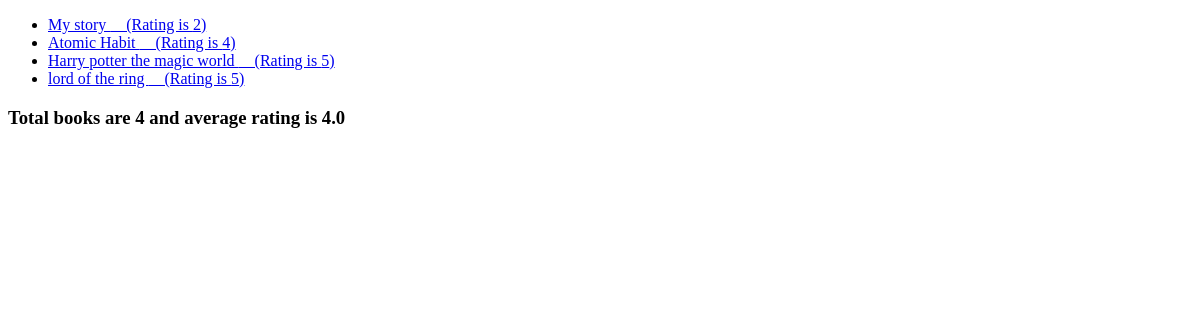
The app's page /, older data.
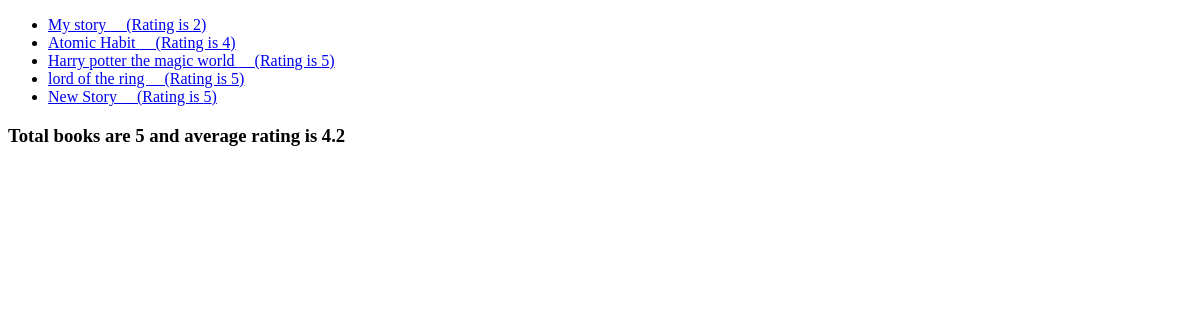
The same page, newer data.
### book_outlet/models.py (models this page shows, shortened)
class Book(models.Model):
    title= models.CharField(max_length=50)
    rating= models.IntegerField(validators=[MinValueValidator(1),MaxValueValidator(5)])
    author= models.ForeignKey(Author,on_delete=models.CASCADE,null=True,related_name="books")
    is_bestselling=models.BooleanField(default=False)
    slug= models.SlugField(default="",null=False,db_index=True)
    published_country=models.ManyToManyField(Country)
    def get_absolute_url(self):
        return reverse("detail-page", args=[self.slug])

### book_outlet/views.py (the view)
# urls.py: path("",views.index),
def index(request):
    books=Book.objects.all().order_by("rating") #order_by("-rating") make decinding order
    num_books=books.count()
    avg=books.aggregate(Avg("rating"))
    return render(request,"book_outlet/index.html",{
        "books":books,
        "total_no_of_books":num_books,
        "avg_rating":avg,
    })

### book_outlet/templates/book_outlet/index.html (shortened to what this page needs)
{% extends "book_outlet/base.html" %}
{% block content %}
<ul>
  {% for book in books %}
  <li>
    <a href="{{book.get_absolute_url}}">
      {{book.title}}  &nbsp;  &nbsp; (Rating is {{book.rating}})
    </a>
  </li>
  {% endfor %}
</ul>
<h3>Total books are {{total_no_of_books}} and average rating is {{avg_rating.rating__avg}}</h3>
{% endblock content %}

### book_outlet/templates/book_outlet/base.html (shortened to what this page needs)
<!DOCTYPE html>
<html lang="en">
<head>
</head>
<body>
    {% block content %}{% endblock content %}
</body>
</html>

Row changes from the older to the newer data that the page shows:
added Book: title "New Story", rating "5"
Text that changed along with them:
{{ total_no_of_books }}: "4" → "5"
{{ avg_rating.rating__avg }}: "4.0" → "4.2"
